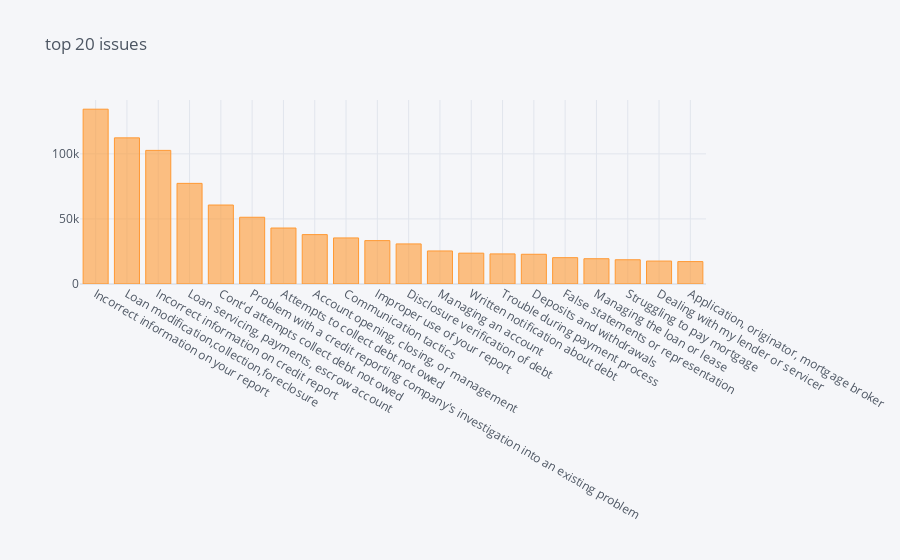

Notebook source saved alongside this figure:
### Code cell
df['Issue'].value_counts()[0:20].iplot(kind='bar',title='top 20 issues',fontsize=14)

### Figure 1 — Plotly figure (JSON) as saved in the notebook; plotly's stock layout.template omitted (floating-point values rounded to 4 significant figures)
{"data": [{"marker": {"color": "rgba(255, 153, 51, 0.6)", "line": {"color": "rgba(255, 153, 51, 1.0)", "width": 1}}, "name": "Issue", "orientation": "v", "text": "", "type": "bar", "x": ["Incorrect information on your report", "Loan modification,collection,foreclosure", "Incorrect information on credit report", "Loan servicing, payments, escrow account", "Cont'd attempts collect debt not owed", "Problem with a credit reporting company's investigation into an existing problem", "Attempts to collect debt not owed", "Account opening, closing, or management", "Communication tactics", "Improper use of your report", "Disclosure verification of debt", "Managing an account", "Written notification about debt", "Trouble during payment process", "Deposits and withdrawals", "False statements or representation", "Managing the loan or lease", "Struggling to pay mortgage", "Dealing with my lender or servicer", "Application, originator, mortgage broker"], "y": [134338, 112311, 102686, 77333, 60687, 51300, 43021, 37961, 35403, 33337, 30800, 25393, 23694, 23116, 22851, 20240, 19426, 18632, 17630, 17229]}], "layout": {"autosize": true, "legend": {"bgcolor": "#F5F6F9", "font": {"color": "#4D5663"}}, "paper_bgcolor": "#F5F6F9", "plot_bgcolor": "#F5F6F9", "title": {"font": {"color": "#4D5663"}, "text": "top 20 issues"}, "xaxis": {"autorange": true, "gridcolor": "#E1E5ED", "range": [-0.5, 19.5], "showgrid": true, "tickfont": {"color": "#4D5663"}, "title": {"font": {"color": "#4D5663"}, "text": ""}, "type": "category", "zerolinecolor": "#E1E5ED"}, "yaxis": {"autorange": true, "gridcolor": "#E1E5ED", "range": [0, 141400.0], "showgrid": true, "tickfont": {"color": "#4D5663"}, "title": {"font": {"color": "#4D5663"}, "text": ""}, "type": "linear", "zerolinecolor": "#E1E5ED"}}}
